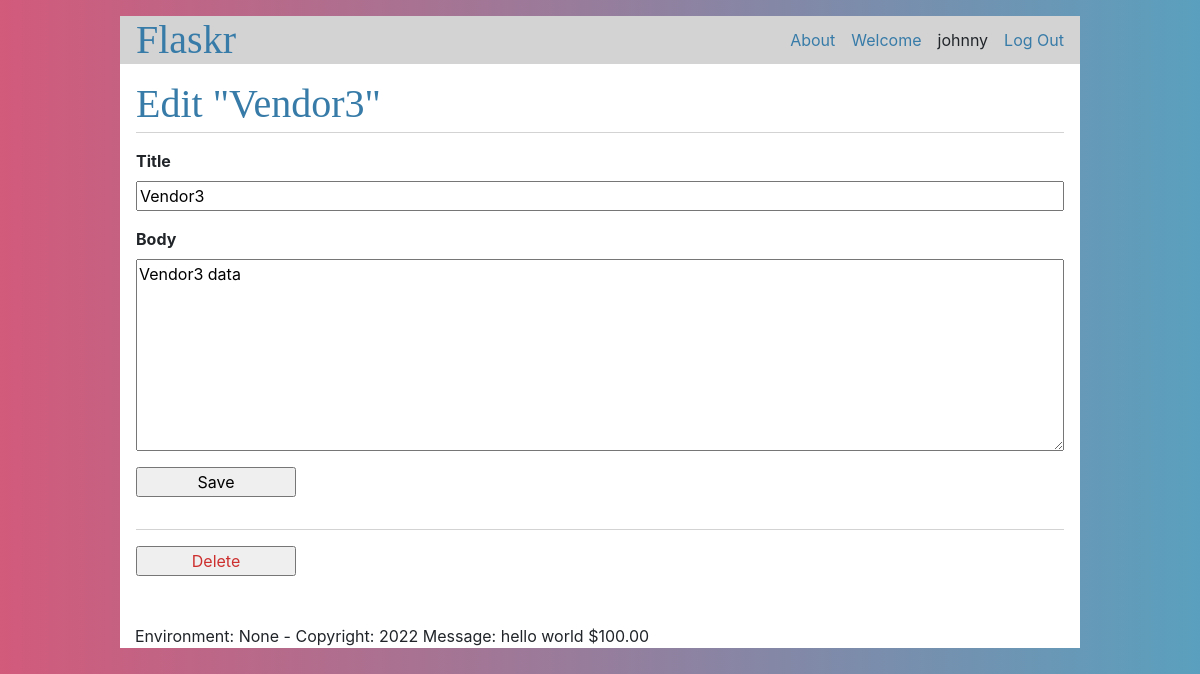
Page /7/update (signed in) on the committed database.
### tables this page shows
CREATE TABLE user (
  id INTEGER PRIMARY KEY AUTOINCREMENT,
  username TEXT UNIQUE NOT NULL,
  password TEXT NOT NULL
);

CREATE TABLE vendor (
  id INTEGER PRIMARY KEY AUTOINCREMENT,
  author_id INTEGER NOT NULL,
  created TIMESTAMP NOT NULL DEFAULT CURRENT_TIMESTAMP,
  title TEXT NOT NULL,
  body TEXT NOT NULL,
  FOREIGN KEY (author_id) REFERENCES user (id)
);

### flaskApp/blog/__init__.py (the view, shortened to what this page needs)
@bp.route("/<int:id>/update", methods=("GET", "POST"))
@login_required
def update(id):
    post = get_post(id)
    return render_template("blog/update.html", post=post)

### flaskApp/auth/__init__.py (called while the page is built)
def login_required(view):
    @functools.wraps(view)
    def wrapped_view(**kwargs):
        if g.user is None:
            return redirect(url_for("auth.login"))
        return view(**kwargs)
    return wrapped_view

@bp.before_app_request
def load_logged_in_user():
    user_id = session.get("user_id")
    if user_id is None:
        g.user = None
    else:
        g.user = (
            get_db().execute("SELECT * FROM user WHERE id = ?", (user_id,)).fetchone()
        )

### flaskApp/blog/__init__.py (called while the page is built)
def get_post(id, check_author=True):
    vendor = (
        get_db()
        .execute(
            "SELECT v.id, title, body, created, author_id, username"
            " FROM vendor v JOIN user u ON v.author_id = u.id"
            " WHERE v.id = ?",
            (id,),
        )
        .fetchone()
    )
    if vendor is None:
        abort(404, f"Post id {id} doesn't exist.")
    if check_author and vendor["author_id"] != g.user["id"]:
        abort(403)
    return vendor

### flaskApp/context_processors/__init__.py (called while the page is built)
def utility_text_processors():
    message = "hello world"
    def deployment_environment():
        return getenv('FLASK_ENV', None)
    def current_year():
        currentDateTime = datetime.datetime.now()
        date = currentDateTime.date()
        year = date.strftime("%Y")
        return year
    def format_price(amount, currency="$"):
        return f"{currency}{amount:.2f}"
    return dict(
        mymessage=message,
        deployment_environment=deployment_environment(),
        year=current_year(),
        format_price=format_price
    )

### flaskApp/db/__init__.py (called while the page is built)
def get_db():
    if "db" not in g:
        g.db = sqlite3.connect(
            current_app.config["DATABASE"], detect_types=sqlite3.PARSE_DECLTYPES
        )
        g.db.row_factory = sqlite3.Row
    return g.db

### flaskApp/blog/templates/blog/update.html
{% extends 'base.html' %}
{% block header %}
    <h1>{% block title %}Edit "{{ post['title'] }}"{% endblock %}</h1>
{% endblock %}
{% block content %}
    <form method="post">
        <label for="title">Title</label>
        <input name="title" id="title" value="{{ request.form['title'] or post['title'] }}" required>
        <label for="body">Body</label>
        <textarea name="body" id="body">{{ request.form['body'] or post['body'] }}</textarea>
        <input type="submit" value="Save">
    </form>
    <hr>
    <form action="{{ url_for('blog.delete', id=post['id']) }}" method="post">
        <input class="danger" type="submit" value="Delete" onclick="return confirm('Are you sure?');">
    </form>
{% endblock %}

### flaskApp/templates/base.html (shortened to what this page needs)
<!doctype html>
<link rel="stylesheet" href="https://cdn.jsdelivr.net/npm/bootstrap@4.3.1/dist/css/bootstrap.min.css"
>
<link rel="stylesheet" href="{{ url_for('static', filename='style.css') }}">
<nav>
    <h1><a href="{{ url_for('index') }}">Flaskr</a></h1>
    <ul>
        <li><a href="{{ url_for('simple_pages.show', page="about") }}">About</a></li>
        <li><a href="{{ url_for('simple_pages.show', page="welcome") }}">Welcome</a></li>
        {% if g.user %}
            <li><span>{{ g.user['username'] }}</span>
            <li><a href="{{ url_for('auth.logout') }}">Log Out</a>
                {% else %}
            <li><a href="{{ url_for('auth.register') }}">Register</a>
            <li><a href="{{ url_for('auth.login') }}">Log In</a>
        {% endif %}
    </ul>
</nav>
<section class="content">
    <header>
        {% block header %}{% endblock %}
    </header>
    {% block content %}{% endblock %}
</section>
<footer class="container">
    Environment: {{ deployment_environment }} - Copyright: {{ year }}
    Message: {{ mymessage }} {{ format_price(100) }}
</footer>

### flaskApp/static/style.css (style rules this page uses)
h1, h2, h3, h4, h5, h6 { font-family: serif; color: #377ba8; margin: 1rem 0; }
a { color: #377ba8; }
hr { border: none; border-top: 1px solid lightgray; }
nav { background: lightgray; display: flex; align-items: center; padding: 0 0.5rem; }
nav h1 { flex: auto; margin: 0; }
nav h1 a { text-decoration: none; padding: 0.25rem 0.5rem; }
nav ul { display: flex; list-style: none; margin: 0; padding: 0; }
nav ul li a, nav ul li span, header .action { display: block; padding: 0.5rem; }
.content { padding: 0 1rem 1rem; }
.content > header { border-bottom: 1px solid lightgray; display: flex; align-items: flex-end; }
.content > header h1 { flex: auto; margin: 1rem 0 0.25rem 0; }
.content form { margin: 1em 0; display: flex; flex-direction: column; }
.content label { font-weight: bold; margin-bottom: 0.5em; }
.content input, .content textarea { margin-bottom: 1em; }
.content textarea { min-height: 12em; resize: vertical; }
input.danger { color: #cc2f2e; }
input[type=submit] { align-self: start; min-width: 10em; }

### rows in the picture
user: user.username "johnny"
vendor: title "Vendor3", body "Vendor3 data"

### other values in the picture
{{ deployment_environment }} "None"
{{ year }} "2022"
{{ mymessage }} "hello world"
